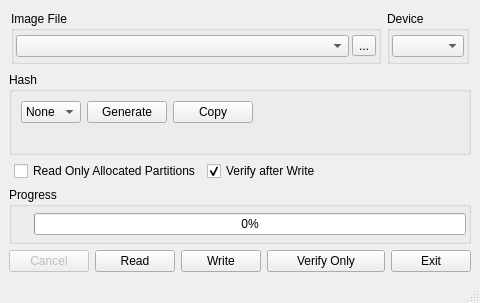
<?xml version="1.0" encoding="UTF-8"?>
<ui version="4.0">
 <class>MainWindow</class>
 <widget class="QMainWindow" name="MainWindow">
  <property name="geometry">
   <rect>
    <x>0</x>
    <y>0</y>
    <width>480</width>
    <height>303</height>
   </rect>
  </property>
  <property name="sizePolicy">
   <sizepolicy hsizetype="Fixed" vsizetype="Fixed">
    <horstretch>0</horstretch>
    <verstretch>0</verstretch>
   </sizepolicy>
  </property>
  <property name="minimumSize">
   <size>
    <width>425</width>
    <height>300</height>
   </size>
  </property>
  <property name="acceptDrops">
   <bool>true</bool>
  </property>
  <property name="windowTitle">
   <string>Win32 Disk Imager</string>
  </property>
  <property name="windowIcon">
   <iconset resource="gui_icons.qrc">
    <normaloff>:/images/images/Win32DiskImager.png</normaloff>:/images/images/Win32DiskImager.png</iconset>
  </property>
  <widget class="QWidget" name="centralwidget">
   <layout class="QVBoxLayout" name="verticalLayout_4">
    <item>
     <layout class="QHBoxLayout">
      <property name="leftMargin">
       <number>2</number>
      </property>
      <property name="topMargin">
       <number>2</number>
      </property>
      <property name="rightMargin">
       <number>2</number>
      </property>
      <property name="bottomMargin">
       <number>2</number>
      </property>
      <item>
       <widget class="QGroupBox" name="groupBox">
        <property name="title">
         <string>Image File</string>
        </property>
        <layout class="QHBoxLayout">
         <property name="spacing">
          <number>3</number>
         </property>
         <property name="leftMargin">
          <number>2</number>
         </property>
         <property name="topMargin">
          <number>2</number>
         </property>
         <property name="rightMargin">
          <number>2</number>
         </property>
         <property name="bottomMargin">
          <number>2</number>
         </property>
         <item>
          <widget class="DroppableComboBox" name="leFile">
           <property name="sizePolicy">
            <sizepolicy hsizetype="Expanding" vsizetype="Fixed">
             <horstretch>0</horstretch>
             <verstretch>0</verstretch>
            </sizepolicy>
           </property>
          </widget>
         </item>
         <item>
          <widget class="QToolButton" name="tbBrowse">
           <property name="text">
            <string>...</string>
           </property>
           <property name="icon">
            <iconset resource="gui_icons.qrc">
             <normaloff>:/images/images/browse.png</normaloff>:/images/images/browse.png</iconset>
           </property>
          </widget>
         </item>
        </layout>
       </widget>
      </item>
      <item>
       <widget class="QGroupBox" name="groupBox_2">
        <property name="title">
         <string>Device</string>
        </property>
        <layout class="QHBoxLayout">
         <property name="spacing">
          <number>0</number>
         </property>
         <property name="leftMargin">
          <number>2</number>
         </property>
         <property name="topMargin">
          <number>2</number>
         </property>
         <property name="rightMargin">
          <number>2</number>
         </property>
         <property name="bottomMargin">
          <number>2</number>
         </property>
         <item>
          <widget class="QComboBox" name="cboxDevice">
           <property name="sizePolicy">
            <sizepolicy hsizetype="Preferred" vsizetype="Fixed">
             <horstretch>0</horstretch>
             <verstretch>0</verstretch>
            </sizepolicy>
           </property>
          </widget>
         </item>
        </layout>
       </widget>
      </item>
     </layout>
    </item>
    <item>
     <widget class="QGroupBox" name="hashGroup">
      <property name="title">
       <string>Hash</string>
      </property>
      <layout class="QVBoxLayout" name="verticalLayout">
       <item>
        <layout class="QHBoxLayout" name="horizontalLayout">
         <item>
          <widget class="QComboBox" name="cboxHashType">
           <property name="sizePolicy">
            <sizepolicy hsizetype="Preferred" vsizetype="Preferred">
             <horstretch>0</horstretch>
             <verstretch>0</verstretch>
            </sizepolicy>
           </property>
           <property name="toolTip">
            <string>Select hash type for verification</string>
           </property>
           <item>
            <property name="text">
             <string>None</string>
            </property>
           </item>
          </widget>
         </item>
         <item>
          <widget class="QPushButton" name="bHashGen">
           <property name="sizePolicy">
            <sizepolicy hsizetype="Preferred" vsizetype="Preferred">
             <horstretch>0</horstretch>
             <verstretch>0</verstretch>
            </sizepolicy>
           </property>
           <property name="toolTip">
            <string>Generate selected hash on file</string>
           </property>
           <property name="styleSheet">
            <string notr="true">padding: 0em .5em 0em .5em;</string>
           </property>
           <property name="text">
            <string>Generate</string>
           </property>
          </widget>
         </item>
         <item>
          <widget class="QPushButton" name="bHashCopy">
           <property name="sizePolicy">
            <sizepolicy hsizetype="Preferred" vsizetype="Preferred">
             <horstretch>0</horstretch>
             <verstretch>0</verstretch>
            </sizepolicy>
           </property>
           <property name="toolTip">
            <string>Copy hash to clipboard</string>
           </property>
           <property name="styleSheet">
            <string notr="true">padding: 0em .5em 0em .5em;</string>
           </property>
           <property name="text">
            <string>Copy</string>
           </property>
          </widget>
         </item>
         <item>
          <spacer name="horizontalSpacer">
           <property name="orientation">
            <enum>Qt::Horizontal</enum>
           </property>
           <property name="sizeHint" stdset="0">
            <size>
             <width>40</width>
             <height>20</height>
            </size>
           </property>
          </spacer>
         </item>
        </layout>
       </item>
       <item>
        <widget class="QLabel" name="hashLabel">
         <property name="sizePolicy">
          <sizepolicy hsizetype="Preferred" vsizetype="Preferred">
           <horstretch>0</horstretch>
           <verstretch>0</verstretch>
          </sizepolicy>
         </property>
         <property name="wordWrap">
          <bool>false</bool>
         </property>
         <property name="margin">
          <number>1</number>
         </property>
         <property name="textInteractionFlags">
          <set>Qt::LinksAccessibleByMouse|Qt::TextSelectableByMouse</set>
         </property>
        </widget>
       </item>
      </layout>
     </widget>
    </item>
    <item>
     <layout class="QHBoxLayout">
      <property name="leftMargin">
       <number>5</number>
      </property>
      <item>
       <widget class="QCheckBox" name="partitionCheckBox">
        <property name="sizePolicy">
         <sizepolicy hsizetype="Fixed" vsizetype="Fixed">
          <horstretch>0</horstretch>
          <verstretch>0</verstretch>
         </sizepolicy>
        </property>
        <property name="text">
         <string>Read Only Allocated Partitions</string>
        </property>
       </widget>
      </item>
      <item>
       <widget class="QCheckBox" name="cbVerifyAfterWrite">
        <property name="sizePolicy">
         <sizepolicy hsizetype="Fixed" vsizetype="Fixed">
          <horstretch>0</horstretch>
          <verstretch>0</verstretch>
         </sizepolicy>
        </property>
        <property name="toolTip">
         <string>Re-read the device after writing and compare against the source. Catches bad SD cards.</string>
        </property>
        <property name="text">
         <string>Verify after Write</string>
        </property>
        <property name="checked">
         <bool>true</bool>
        </property>
       </widget>
      </item>
      <item>
       <spacer name="horizontalSpacer_4">
        <property name="orientation">
         <enum>Qt::Horizontal</enum>
        </property>
        <property name="sizeHint" stdset="0">
         <size>
          <width>40</width>
          <height>20</height>
         </size>
        </property>
       </spacer>
      </item>
     </layout>
    </item>
    <item>
     <widget class="QGroupBox" name="groupBox_5">
      <property name="title">
       <string>Progress</string>
      </property>
      <layout class="QHBoxLayout">
       <property name="spacing">
        <number>2</number>
       </property>
       <property name="leftMargin">
        <number>22</number>
       </property>
       <property name="topMargin">
        <number>2</number>
       </property>
       <property name="rightMargin">
        <number>2</number>
       </property>
       <property name="bottomMargin">
        <number>2</number>
       </property>
       <item alignment="Qt::AlignVCenter">
       <widget class="QProgressBar" name="progressbar">
         <property name="sizePolicy">
          <sizepolicy hsizetype="Expanding" vsizetype="Fixed">
           <horstretch>0</horstretch>
           <verstretch>0</verstretch>
          </sizepolicy>
         </property>
         <property name="value">
          <number>0</number>
         </property>
         <property name="textVisible">
          <bool>true</bool>
         </property>
         <property name="format">
          <string>%p%</string>
         </property>
        </widget>
       </item>
      </layout>
     </widget>
    </item>
    <item>
     <layout class="QHBoxLayout">
      <item>
       <widget class="QPushButton" name="bCancel">
        <property name="enabled">
         <bool>false</bool>
        </property>
        <property name="sizePolicy">
         <sizepolicy hsizetype="Fixed" vsizetype="Fixed">
          <horstretch>0</horstretch>
          <verstretch>0</verstretch>
         </sizepolicy>
        </property>
        <property name="statusTip">
         <string>Cancel current process.</string>
        </property>
        <property name="text">
         <string>Cancel</string>
        </property>
       </widget>
      </item>
      <item>
       <widget class="QPushButton" name="bRead">
        <property name="sizePolicy">
         <sizepolicy hsizetype="Fixed" vsizetype="Fixed">
          <horstretch>0</horstretch>
          <verstretch>0</verstretch>
         </sizepolicy>
        </property>
        <property name="toolTip">
         <string/>
        </property>
        <property name="statusTip">
         <string>Read data from 'Device' to 'Image File'</string>
        </property>
        <property name="text">
         <string>Read</string>
        </property>
       </widget>
      </item>
      <item>
       <widget class="QPushButton" name="bWrite">
        <property name="sizePolicy">
         <sizepolicy hsizetype="Fixed" vsizetype="Fixed">
          <horstretch>0</horstretch>
          <verstretch>0</verstretch>
         </sizepolicy>
        </property>
        <property name="statusTip">
         <string>Write data from 'Image File' to 'Device'</string>
        </property>
        <property name="text">
         <string>Write</string>
        </property>
       </widget>
      </item>
      <item>
       <widget class="QPushButton" name="bVerify">
        <property name="toolTip">
         <string>Verify the image file with the selected drive</string>
        </property>
        <property name="text">
         <string>Verify Only</string>
        </property>
       </widget>
      </item>
      <item>
       <widget class="QPushButton" name="bExit">
        <property name="sizePolicy">
         <sizepolicy hsizetype="Fixed" vsizetype="Fixed">
          <horstretch>0</horstretch>
          <verstretch>0</verstretch>
         </sizepolicy>
        </property>
        <property name="statusTip">
         <string>Exit Win32 Disk Imager</string>
        </property>
        <property name="text">
         <string>Exit</string>
        </property>
       </widget>
      </item>
     </layout>
    </item>
   </layout>
  </widget>
  <widget class="QStatusBar" name="statusbar"/>
 </widget>
 <customwidgets>
  <customwidget>
   <class>DroppableComboBox</class>
   <extends>QComboBox</extends>
   <header>droppablecombobox.h</header>
  </customwidget>
 </customwidgets>
 <resources>
  <include location="gui_icons.qrc"/>
 </resources>
 <connections>
  <connection>
   <sender>bExit</sender>
   <signal>clicked()</signal>
   <receiver>MainWindow</receiver>
   <slot>close()</slot>
   <hints>
    <hint type="sourcelabel">
     <x>397</x>
     <y>267</y>
    </hint>
    <hint type="destinationlabel">
     <x>154</x>
     <y>68</y>
    </hint>
   </hints>
  </connection>
 </connections>
</ui>
